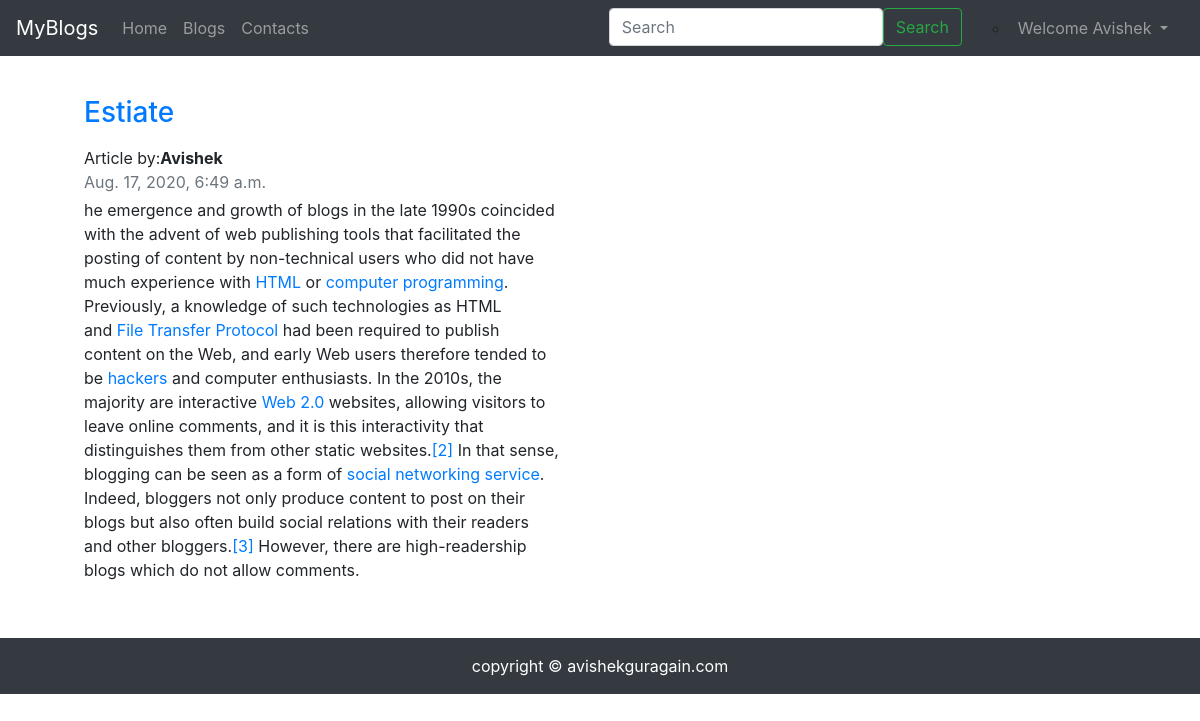
Screenshot of /blogpost/estimate (signed in) with the database file from the repository.
### Blog/models.py (models this page shows, shortened)
class Blog(models.Model):
    sno= models.AutoField(primary_key=True)
    title= models.CharField(max_length=200)
    content=RichTextField(blank=True , null=True)
    short_desc=models.CharField(max_length=300,default="")
    Author=models.CharField(max_length=15,default="")
    slug=models.CharField(max_length=100)
    time=models.DateTimeField(blank=True)

### Blog/views.py (the view)
def blogpost(request ,slug):
    blog=Blog.objects.filter(slug=slug).first()
    return render(request,'Blog/blogpost.html',{'blog':blog})

### Blog/templates/Blog/blogpost.html (shortened to what this page needs)
{% extends 'Blog/base.html' %}
{{% block body %}
<div class="container my-3" >
<div class="col-md-6">
      <div class="row no-gutters ">
        <div class="col p-4   ">
          <strong class="d-inline-block mb-2 text-primary"><h3> {{blog.title}}</h3></a></strong>
<p class="mb-0">Article by:<b>{{blog.Author}}</b></p>
<div class="mb-1 text-muted">{{blog.time}}</div>
<p class="mb-auto">{{blog.content|safe}}</p>
</div>
</div>
</div>
</div>
{% endblock body %}}

### Blog/templates/Blog/base.html (shortened to what this page needs)
<!doctype html>
<html lang="en">
<head>
  <link rel="stylesheet" href="https://stackpath.bootstrapcdn.com/bootstrap/4.5.2/css/bootstrap.min.css"
>
</head>
<body>
  <nav class="navbar navbar-expand-lg navbar-dark bg-dark">
    <a class="navbar-brand" href="/">MyBlogs</a>
    <div class="collapse navbar-collapse" id="navbarSupportedContent">
      <ul class="navbar-nav mr-auto">
        <li class="nav-item {% block homeactive %}
      {% endblock homeactive %}">
          <a class="nav-link" href="/">Home <span class="sr-only">(current)</span></a>
        </li>
        <li class="nav-item {% block blogactive %}
      {% endblock blogactive %}">
          <a class="nav-link" href="/blog">Blogs</a>
        </li>
        <li class="nav-item {% block contactactive %}
      {% endblock contactactive %}">
          <a class="nav-link" href="/contact">Contacts</a>
        </li>
      </ul>
        <ul class="navbar-nav ">
        <li>
        <form action='/search' method='GET' class="form-inline ml-2 my-lg-0">
          <input class="form-control ml-sm-2" type="search" placeholder="Search" aria-label="Search" name="query"
            id="search">
          <button class="btn btn-outline-success my-2 my-sm-0 mr-2" type="submit">Search</button>
        </form>
        </li>
        <li>
          {% if user.is_authenticated%}
          <ul>
            <li class="nav-item dropdown mr-2 ">
              <a class="nav-link dropdown-toggle" href="#" id="navbarDropdown" role="button" data-toggle="dropdown" aria-haspopup="true" aria-expanded="false">
                Welcome {{request.user}}
              </a>
            </li>
          </ul>
        {%endif%}
        </li>
        </div>
  </nav>
  {% block body %} {% endblock body %}
  <footer class="text-center text-white bg-dark py-3">copyright &copy; avishekguragain.com</footer>
</body>
</html>

### rows the page displays
Blog: title "Estiate", Author "Avishek", time "Aug. 17, 2020, 6:49 a.m.", content "he emergence and growth of blogs in the late 1990s coincided with the advent of web publishing tools that facilitated the posting of content by non-technical users who did not have much experience with HTML or computer programming . Previously, a knowledge of such technologies as HTML and File Transfer Protocol had been required to publish content on the Web, and early Web users therefore tended to be hackers and computer enthusiasts. In the 2010s, the majority are interactive Web 2.0 websites, allowing visitors to leave online comments, and it is this interactivity that distinguishes them from other static websites. [2] In that sense, blogging can be seen as a form of social networking…"

### other values shown
{{ request.user }} "Avishek"
